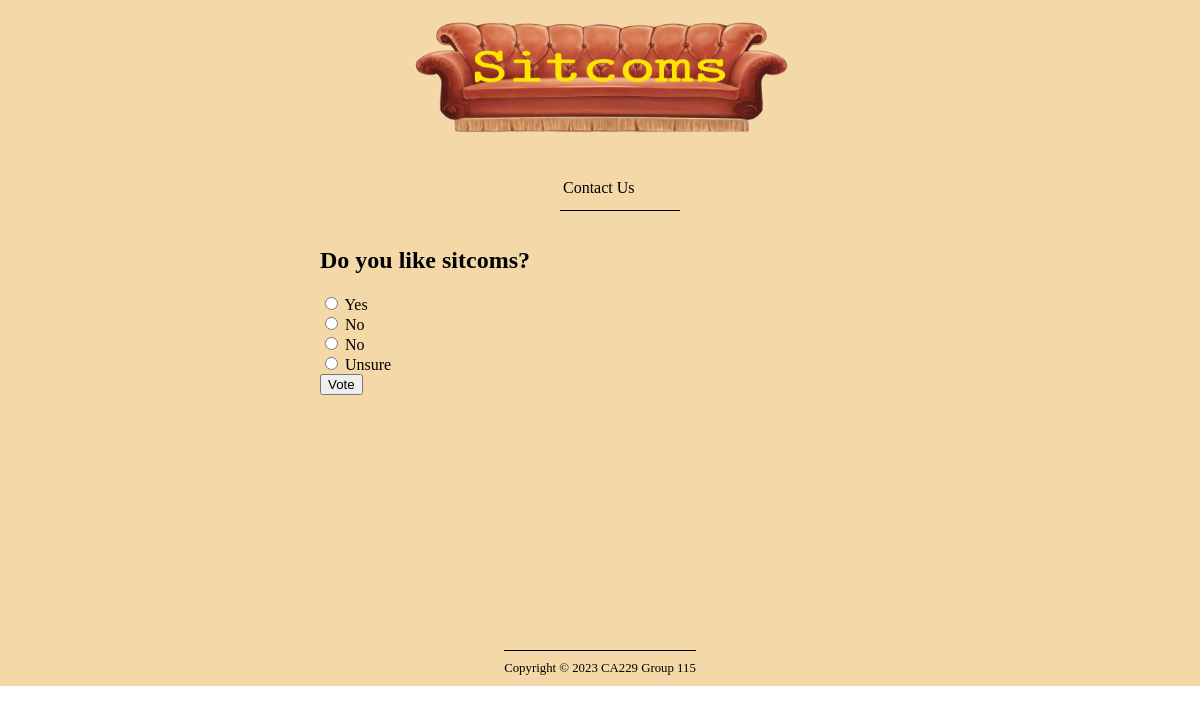
The page /polls/1/ on the database its author committed.
### polls/models.py (models this page shows, shortened)
class Question(models.Model):
    question_text = models.CharField(max_length=200)
    pub_date = models.DateTimeField('date published')

class Choice(models.Model):
    question = models.ForeignKey(Question, on_delete=models.CASCADE)
    choice_text = models.CharField(max_length=200)
    votes = models.IntegerField(default=0)

### polls/views.py (the view)
# urls.py: path('<int:pk>/', views.DetailView.as_view(), name='detail'),
class DetailView(generic.DetailView):
    model = Question
    template_name = 'polls/detail.html'

### polls/templates/polls/detail.html (shortened to what this page needs)
{% extends "pages/page.html" %}
{% load static %}
{% block main_content %}
<h1>{{ question.question_text }}</h1>
<form action="{% url 'polls:vote' question.id %}" method="post">
{% for choice in question.choice_set.all %}
    <input type="radio" name="choice" id="choice{{ forloop.counter }}" value="{{ choice.id }}">
    <label for="choice{{ forloop.counter }}">{{ choice.choice_text }}</label><br>
{% endfor %}
<input type="submit" value="Vote">
</form>
{% endblock main_content %}

### simple_test_site/static/main.css (style rules this page uses)
html, body { margin: 0px; color: rgb(0, 0, 0); }

### rows shown on the page
Question: question_text "Do you like sitcoms?"
Choice: choice_text "Yes"
Choice: choice_text "No"
Choice: choice_text "No"
Choice: choice_text "Unsure"
